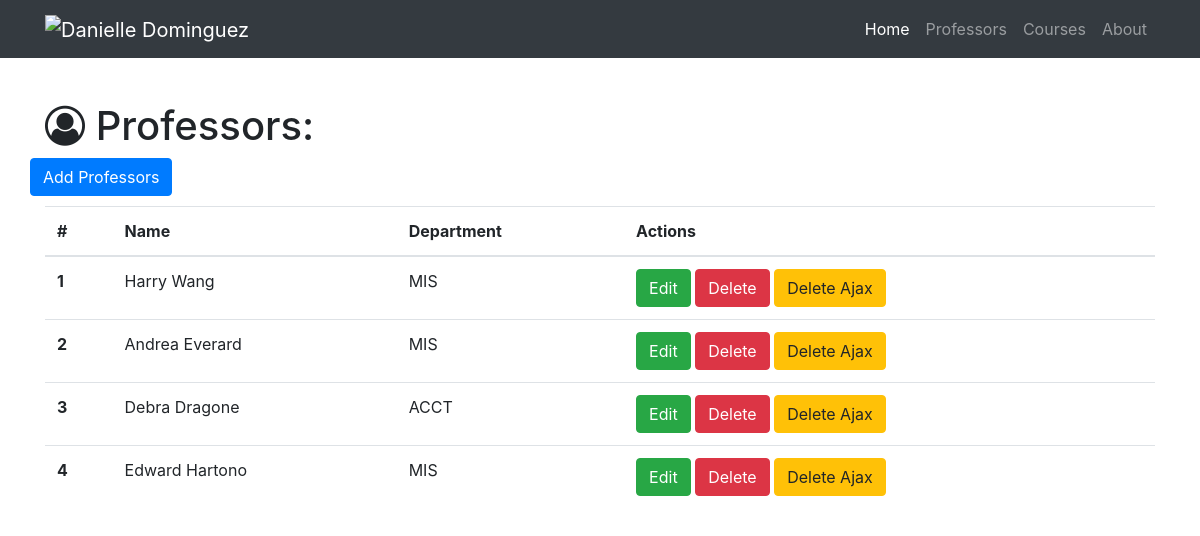
The app's page /professors, older data.
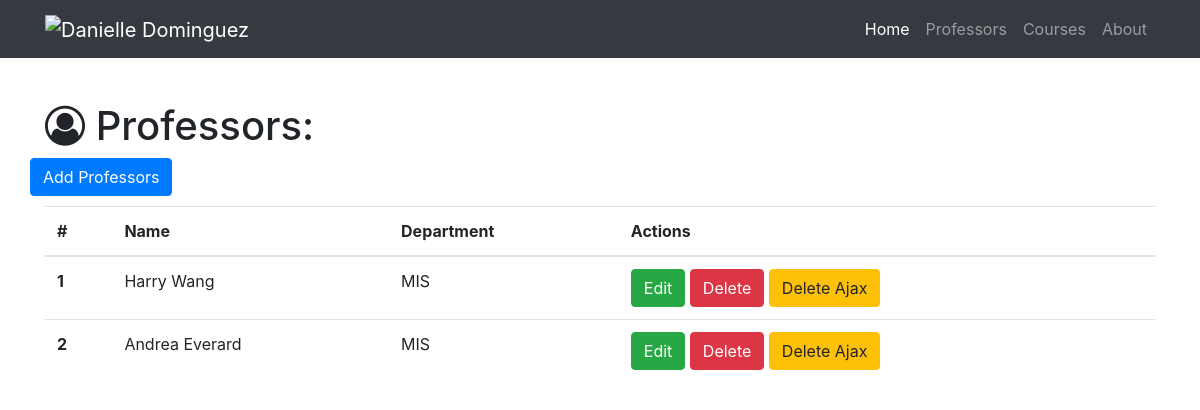
The same page, newer data.
### resume.py (models this page shows)
class Professor(db.Model):
    __tablename__ = 'professors'
    id = db.Column(db.Integer, primary_key=True)
    name = db.Column(db.String(64))
    department = db.Column(db.Text)
    courses = db.relationship('Course', backref='professor', cascade="delete")

### resume.py (the view)
@app.route('/professors')
def show_all_professors():
    professors = Professor.query.all()
    return render_template('professor-all.html', professors=professors)

### templates/professor-all.html (shortened to what this page needs)
{% extends "home-base.html"%}
{% block page_content%}
  <div class="container">
    <h1 class="mt-5"><i class="fa fa-user-circle-o" aria-hidden="true"></i> Professors:</h1>
    <div class="row bottom-margin">
      <a href="/professor/add" class="btn btn-primary" role="button" aria-disabled="true">Add Professors</a>
    </div>
    {% if professors %}
      <table class="table">
        <thead>
          <tr>
            <th>#</th>
            <th>Name</th>
            <th>Department</th>
            <th>Actions</th>
          </tr>
        </thead>
        <tbody>
          {% for professor in professors %}
          <tr>
              <th scope="row">{{professor.id}}</th>
              <td>{{professor.name}}</td>
              <td>{{professor.department}}</td>
              <td>
                <a href="/professor/edit/{{professor.id}}" class="btn btn-success" role="button" aria-disabled="true">Edit</a>
                <a href="/professor/delete/{{professor.id}}" class="btn btn-danger" role="button">Delete</a>
                <button class="btn btn-warning delete_ajax_btn" role="button" data-professor-id="{{professor.id}}">Delete Ajax</a>
              </td>
          </tr>
          {% endfor%}
        </tbody>
      </table>
    {% else %}
      <h3>There are no professors in the database yet.</h3>
    {% endif %}
  </div>
{% endblock%}

### templates/home-base.html (shortened to what this page needs)
<!DOCTYPE html>
<html lang="en">
<head>
  {% block head %}
  <link rel="stylesheet" href="https://maxcdn.bootstrapcdn.com/bootstrap/4.0.0-beta.2/css/bootstrap.min.css">
  <link rel="stylesheet" href="https://maxcdn.bootstrapcdn.com/font-awesome/4.7.0/css/font-awesome.min.css">
  <link rel="stylesheet" href="https://cdnjs.cloudflare.com/ajax/libs/sweetalert/1.1.3/sweetalert.css">
  <link rel="stylesheet" href="https://cdnjs.cloudflare.com/ajax/libs/toastr.js/latest/css/toastr.min.css">
  <link rel="stylesheet" href="{{ url_for('static', filename='css/resume.css') }}">
  {% endblock%}
</head>
<body>
  <nav class="navbar navbar-expand-lg navbar-dark bg-dark fixed-top">
    <div class="container">
      <a class="navbar-brand" href="/">
         <img src="#"
          alt="Danielle Dominguez" width="150">
       </a>
      <div class="collapse navbar-collapse" id="navbarResponsive">
        <ul class="navbar-nav ml-auto">
          <li class="nav-item active">
            <a class="nav-link" href="/">Home
             </a>
          </li>
          <li class="nav-item">
            <a class="nav-link" href="/professors">Professors</a>
          </li>
          <li class="nav-item">
            <a class="nav-link" href="/courses">Courses</a>
          </li>
          <li class="nav-item">
            <a class="nav-link" href="/about">About</a>
          </li>
        </ul>
      </div>
    </div>
  </nav>
  {% block page_content%}
  {% endblock%}
</body>
</html>

### static/resume.css (style rules this page uses)
body { padding-top: 54px; }
.bottom-margin { margin-bottom: 10px; }

Row changes from the older to the newer data that the page shows:
removed Professor: id "3", name "Debra Dragone", department "ACCT"
removed Professor: id "4", name "Edward Hartono", department "MIS"
